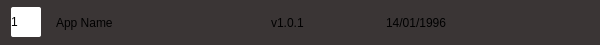
<?xml version="1.0" encoding="UTF-8"?>
<ui version="4.0">
 <class>AppListItem</class>
 <widget class="QFrame" name="AppListItem">
  <property name="geometry">
   <rect>
    <x>0</x>
    <y>0</y>
    <width>600</width>
    <height>45</height>
   </rect>
  </property>
  <property name="minimumSize">
   <size>
    <width>600</width>
    <height>45</height>
   </size>
  </property>
  <property name="maximumSize">
   <size>
    <width>5000</width>
    <height>45</height>
   </size>
  </property>
  <property name="windowTitle">
   <string>Frame</string>
  </property>
  <property name="styleSheet">
   <string notr="true">QFrame{
border-radius:8px;
background-color: rgb(58, 53, 53);
}

QFrame::hover{
border-radius:8px;
background-color: rgb(164, 73, 0);
}

</string>
  </property>
  <property name="lineWidth">
   <number>0</number>
  </property>
  <layout class="QHBoxLayout" name="horizontalLayout">
   <property name="spacing">
    <number>15</number>
   </property>
   <property name="topMargin">
    <number>0</number>
   </property>
   <property name="bottomMargin">
    <number>0</number>
   </property>
   <item>
    <widget class="QLabel" name="label_index">
     <property name="minimumSize">
      <size>
       <width>30</width>
       <height>30</height>
      </size>
     </property>
     <property name="maximumSize">
      <size>
       <width>30</width>
       <height>30</height>
      </size>
     </property>
     <property name="styleSheet">
      <string notr="true">QLabel{
font: 700 13pt &quot;Ubuntu&quot;;
background-color:transparent;
qproperty-alignment: AlignCenter;
border-radius:2px;
background-color: rgb(255, 255, 255);
color:rgb(0,0,0);
}</string>
     </property>
     <property name="text">
      <string>1</string>
     </property>
    </widget>
   </item>
   <item>
    <widget class="QLabel" name="label_appName">
     <property name="minimumSize">
      <size>
       <width>200</width>
       <height>0</height>
      </size>
     </property>
     <property name="styleSheet">
      <string notr="true">QLabel{
background-color:transparent;
font: 500 12pt &quot;Ubuntu&quot;;
}</string>
     </property>
     <property name="text">
      <string>App Name</string>
     </property>
    </widget>
   </item>
   <item>
    <widget class="QLabel" name="label_version">
     <property name="minimumSize">
      <size>
       <width>100</width>
       <height>0</height>
      </size>
     </property>
     <property name="styleSheet">
      <string notr="true">QLabel{
background-color:transparent;
font: 500 12pt &quot;Ubuntu&quot;;
}</string>
     </property>
     <property name="text">
      <string>v1.0.1</string>
     </property>
    </widget>
   </item>
   <item>
    <widget class="QLabel" name="label_releaseDate">
     <property name="minimumSize">
      <size>
       <width>100</width>
       <height>0</height>
      </size>
     </property>
     <property name="styleSheet">
      <string notr="true">QLabel{
background-color:transparent;
font: 500 12pt &quot;Ubuntu&quot;;
}</string>
     </property>
     <property name="text">
      <string>14/01/1996</string>
     </property>
    </widget>
   </item>
   <item>
    <spacer name="horizontalSpacer">
     <property name="orientation">
      <enum>Qt::Horizontal</enum>
     </property>
     <property name="sizeHint" stdset="0">
      <size>
       <width>89</width>
       <height>20</height>
      </size>
     </property>
    </spacer>
   </item>
  </layout>
 </widget>
 <resources/>
 <connections/>
</ui>
